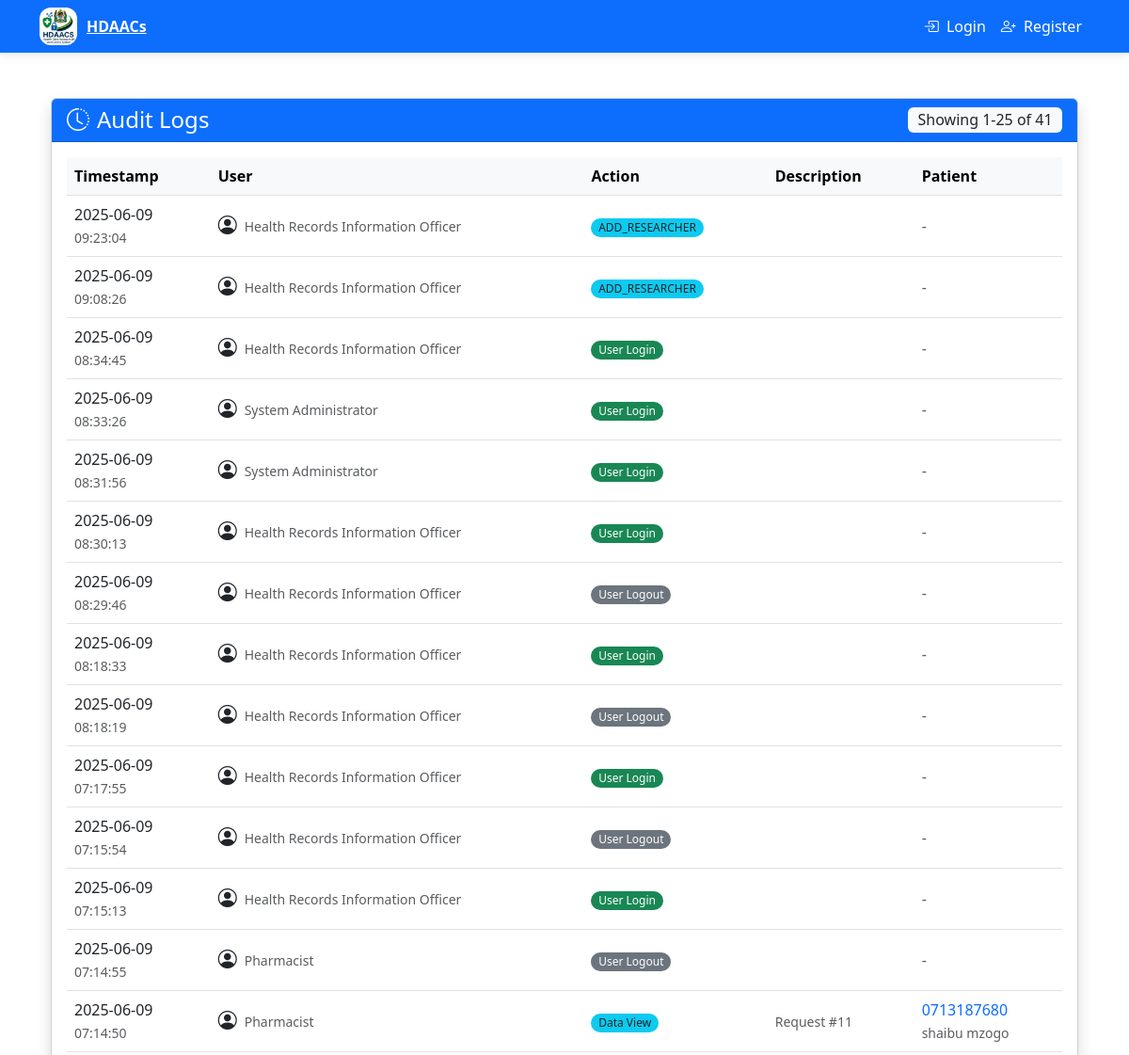
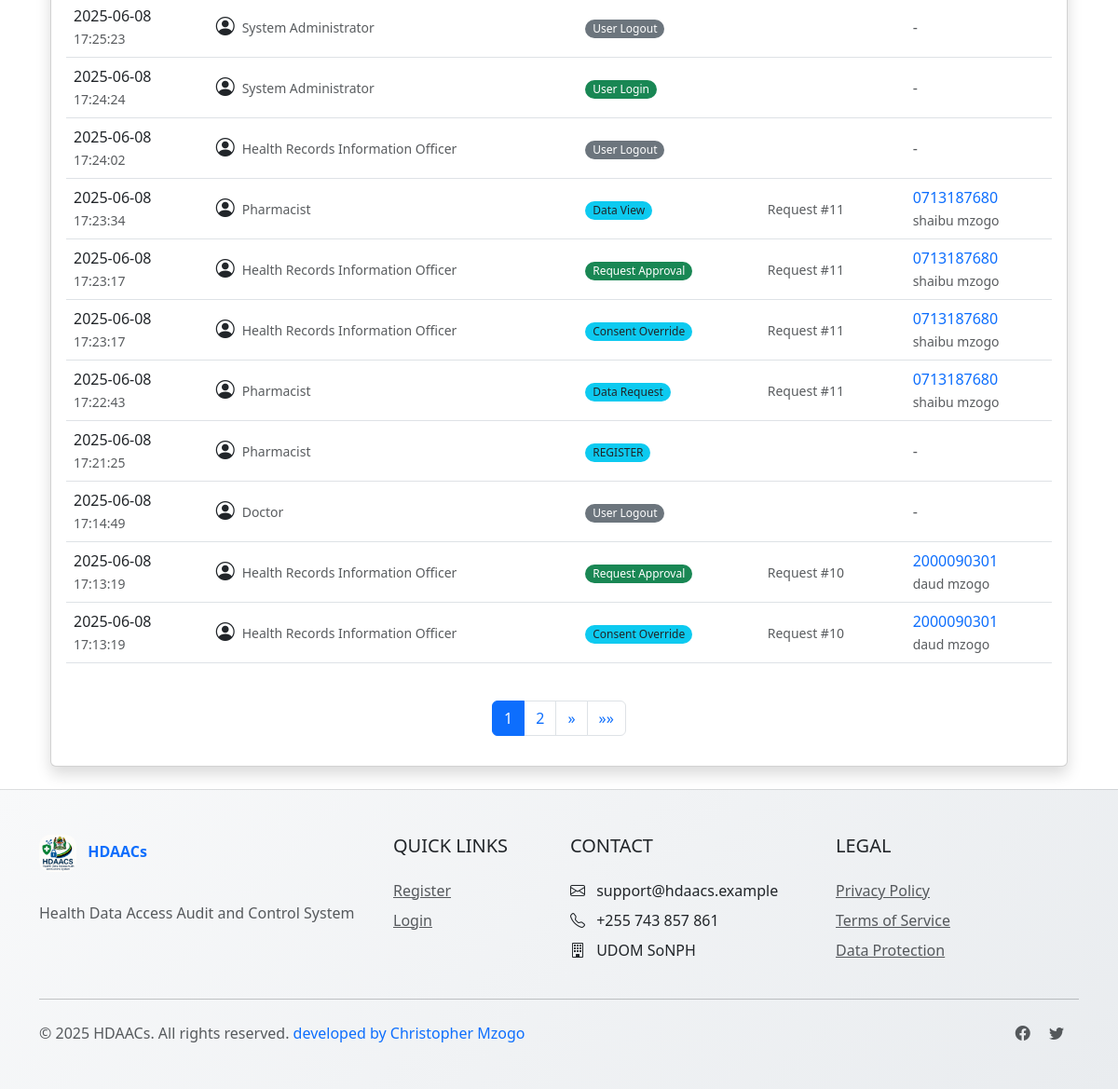
/audit/, run on the app's committed database (2 pictures, top to bottom).
### audit/models.py (models this page shows, shortened)
class AuditLog(models.Model):
    ACTION_CHOICES = [
        ('LOGIN', 'User Login'),
        ('LOGOUT', 'User Logout'),
        ('VIEW', 'Data View'),
        ('REQUEST', 'Data Request'),
        ('APPROVE', 'Request Approval'),
        ('DENY', 'Request Denial'),
        ('CONSENT', 'Consent Response'),
        ('OVERRIDE', 'Consent Override'),
        ('SHARE', 'Data Sharing'),
        ('HOD_NOTIFY', 'HOD Notification'),
    ]
    user = models.ForeignKey(User, on_delete=models.SET_NULL, null=True, blank=True)
    action = models.CharField(max_length=20, choices=ACTION_CHOICES)
    patient = models.ForeignKey('patients.Patient', on_delete=models.SET_NULL, null=True, blank=True)
    request = models.ForeignKey('requests.DataRequest', on_delete=models.SET_NULL, null=True, blank=True)
    timestamp = models.DateTimeField(auto_now_add=True)
    ip_address = models.GenericIPAddressField(blank=True, null=True)
    class Meta:
        ordering = ['-timestamp']

### accounts/models.py (models this page shows, shortened)
class CustomUser(AbstractUser):
    FACILITY_CHOICES = [
        ('FAC1', 'Main Hospital'),
        ('FAC2', 'Regional Clinic'),
    ]
    ROLE_CHOICES = [
        ('HRIO', 'Health Records Information Officer'),
        ('DOCTOR', 'Doctor'),
        ('NURSE', 'Nurse'),
        ('PHARMACIST', 'Pharmacist'),
        ('ICT', 'ICT Staff'),
        ('HOD', 'Head of Department'),
        ('ADMIN', 'System Administrator'),
        ('AUDITOR', 'Auditor'),
        ('RESEARCHER', 'Researcher'),
    ]
    facility = models.CharField(max_length=50, choices=FACILITY_CHOICES, blank=True, null=True)
    role = models.CharField(max_length=20, choices=ROLE_CHOICES)
    department = models.CharField(max_length=100, blank=True, null=True)
    phone_number = models.CharField(max_length=20, blank=True, null=True)

### requests/models.py (models this page shows, shortened)
class DataRequest(models.Model):
    STATUS_CHOICES = [
        ('PENDING', 'Pending'),
        ('APPROVED', 'Approved'),
        ('DENIED', 'Denied'),
        ('EXPIRED', 'Expired'),
    ]
    requester = models.ForeignKey(CustomUser, on_delete=models.CASCADE, related_name='requests_made')
    hrio = models.ForeignKey(CustomUser, on_delete=models.CASCADE, related_name='requests_handled')
    patient = models.ForeignKey(Patient, on_delete=models.CASCADE)
    purpose = models.TextField()
    status = models.CharField(max_length=10, choices=STATUS_CHOICES, default='PENDING')
    created_at = models.DateTimeField(auto_now_add=True)
    updated_at = models.DateTimeField(auto_now=True)
    expires_at = models.DateTimeField()

### patients/models.py (models this page shows, shortened)
class Patient(models.Model):
    STATUS_CHOICES = [
        ('NORMAL', 'Normal'),
        ('CHRONIC', 'Chronic'),
        ('CRITICAL', 'Critical'),
    ]
    patient_number = models.CharField(
        max_length=20,
        unique=True,
        validators=[MinLengthValidator(10)]
    )
    first_name = models.CharField(max_length=100)
    last_name = models.CharField(max_length=100)
    date_of_birth = models.DateField()
    status = models.CharField(max_length=10, choices=STATUS_CHOICES, default='NORMAL')
    phone_number = models.CharField(max_length=20)
    email = models.EmailField(blank=True, null=True)
    created_by = models.ForeignKey(CustomUser, on_delete=models.SET_NULL, null=True)
    created_at = models.DateTimeField(auto_now_add=True)
    updated_at = models.DateTimeField(auto_now=True)

### audit/views.py (the view)
# urls.py: path('', views.audit_logs, name='audit_logs'),
def audit_logs(request):
    logs_list = AuditLog.objects.select_related('user', 'patient').order_by('-timestamp')
    paginator = Paginator(logs_list, 25)
    page = request.GET.get('page')
    try:
        logs = paginator.page(page)
    except PageNotAnInteger:
        logs = paginator.page(1)
    except EmptyPage:
        logs = paginator.page(paginator.num_pages)
    context = {
        'logs': logs,
        'debug': False  # Set to True temporarily for debugging
    }
    return render(request, 'audit/logs.html', context)

### audit/templates/audit/logs.html (shortened to what this page needs)
{% extends 'base.html' %}
{% block content %}
<div class="container-fluid">
    <div class="row mt-4">
        <div class="col-12">
            <div class="card shadow">
                <div class="card-header bg-primary text-white d-flex justify-content-between align-items-center">
                    <h4 class="mb-0">
                        <i class="bi bi-clock-history me-2"></i>Audit Logs
                    </h4>
                    <span class="badge bg-light text-dark fs-6">
                        Showing {{ logs.start_index }}-{{ logs.end_index }} of {{ logs.paginator.count }}
                    </span>
                </div>
                <div class="card-body">
                    <div class="table-responsive">
                        <table class="table table-hover align-middle">
                            <thead class="table-light">
                                <tr>
                                    <th class="w-15">Timestamp</th>
                                    <th class="w-15">User</th>
                                    <th class="w-15">Action</th>
                                    <th class="w-35">Description</th>
                                    <th class="w-20">Patient</th>
                                </tr>
                            </thead>
                            <tbody>
                                {% for log in logs %}
                                <tr>
                                    <td>
                                        <span class="d-block">{{ log.timestamp|date:"Y-m-d" }}</span>
                                        <small class="text-muted">{{ log.timestamp|time:"H:i:s" }}</small>
                                    </td>
                                    <td>
                                        {% if log.user %}
                                            <div class="d-flex align-items-center">
                                                <div class="flex-shrink-0 me-2">
                                                    <i class="bi bi-person-circle fs-5"></i>
                                                </div>
                                                <div>
                                                    <small class="text-muted">{{ log.user.get_role_display }}</small>
                                                </div>
                                            </div>
                                        {% else %}
                                            <span class="text-muted">System</span>
                                        {% endif %}
                                    </td>
                                    <td>
                                        <span class="badge rounded-pill
                                            {% if log.action == 'LOGIN' %}bg-success
                                            {% elif log.action == 'LOGOUT' %}bg-secondary
                                            {% elif 'DENY' in log.action %}bg-danger
                                            {% elif 'APPROVE' in log.action %}bg-success
                                            {% else %}bg-info text-dark{% endif %}">
                                            {{ log.get_action_display }}
                                        </span>
                                    </td>
                                    <td>
                                        {% if log.request %}
                                            <small class="text-muted">Request #{{ log.request.id }}</small>
                                        {% endif %}
                                    </td>
                                    <td>
                                        {% if log.patient %}
                                            <a href="{% url 'patient_detail' log.patient.pk %}"
                                               class="text-decoration-none">
                                                <span class="d-block">{{ log.patient.patient_number }}</span>
                                                <small class="text-muted">{{ log.patient.first_name }} {{ log.patient.last_name }}</small>
                                            </a>
                                        {% else %}
                                            <span class="text-muted">-</span>
                                        {% endif %}
                                    </td>
                                </tr>
                                {% endfor %}
                            </tbody>
                        </table>
                    </div>
                    {% if logs.paginator.num_pages > 1 %}
                    <nav aria-label="Page navigation">
                        <ul class="pagination justify-content-center mt-4">
                            {% for num in logs.paginator.page_range %}
                                {% if logs.number == num %}
                                <li class="page-item active"><span class="page-link">{{ num }}</span></li>
                                {% elif num > logs.number|add:'-3' and num < logs.number|add:'3' %}
                                <li class="page-item"><a class="page-link" href="?page={{ num }}">{{ num }}</a></li>
                                {% endif %}
                            {% endfor %}
                            {% if logs.has_next %}
                            <li class="page-item">
                                <a class="page-link" href="?page={{ logs.next_page_number }}" aria-label="Next">
                                    <span aria-hidden="true">&raquo;</span>
                                </a>
                            </li>
                            <li class="page-item">
                                <a class="page-link" href="?page={{ logs.paginator.num_pages }}" aria-label="Last">
                                    <span aria-hidden="true">&raquo;&raquo;</span>
                                </a>
                            </li>
                            {% endif %}
                        </ul>
                    </nav>
                    {% endif %}
                </div>
            </div>
        </div>
    </div>
</div>
{% endblock %}

### static/css/styles.css (style rules this page uses)
body { display: flex; flex-direction: column; min-height: 100vh; }
.card { box-shadow: 0 0.125rem 0.25rem rgba(0, 0, 0, 0.075); }
.card-header { font-weight: 500; }
.table th { white-space: nowrap; }
.badge { font-weight: 500; }

### data on the page
AuditLog: timestamp "2025-06-09", timestamp "09:23:04", user.role "Health Records Information Officer", action "ADD_RESEARCHER"
AuditLog: timestamp "2025-06-09", timestamp "09:08:26", user.role "Health Records Information Officer", action "ADD_RESEARCHER"
AuditLog: timestamp "2025-06-09", timestamp "08:34:45", user.role "Health Records Information Officer", action "User Login"
AuditLog: timestamp "2025-06-09", timestamp "08:33:26", user.role "System Administrator", action "User Login"
AuditLog: timestamp "2025-06-09", timestamp "08:31:56", user.role "System Administrator", action "User Login"
AuditLog: timestamp "2025-06-09", timestamp "08:30:13", user.role "Health Records Information Officer", action "User Login"
AuditLog: timestamp "2025-06-09", timestamp "08:29:46", user.role "Health Records Information Officer", action "User Logout"
AuditLog: timestamp "2025-06-09", timestamp "08:18:33", user.role "Health Records Information Officer", action "User Login"
AuditLog: timestamp "2025-06-09", timestamp "08:18:19", user.role "Health Records Information Officer", action "User Logout"
AuditLog: timestamp "2025-06-09", timestamp "07:17:55", user.role "Health Records Information Officer", action "User Login"
AuditLog: timestamp "2025-06-09", timestamp "07:15:54", user.role "Health Records Information Officer", action "User Logout"
AuditLog: timestamp "2025-06-09", timestamp "07:15:13", user.role "Health Records Information Officer", action "User Login"
AuditLog: timestamp "2025-06-09", timestamp "07:14:55", user.role "Pharmacist", action "User Logout"
AuditLog: timestamp "2025-06-09", timestamp "07:14:50", user.role "Pharmacist", action "Data View", request.id "11", patient.patient_number "0713187680", patient.first_name "shaibu", patient.last_name "mzogo"
AuditLog: timestamp "2025-06-08", timestamp "17:25:23", user.role "System Administrator", action "User Logout"
AuditLog: timestamp "2025-06-08", timestamp "17:24:24", user.role "System Administrator", action "User Login"
AuditLog: timestamp "2025-06-08", timestamp "17:24:02", user.role "Health Records Information Officer", action "User Logout"
AuditLog: timestamp "2025-06-08", timestamp "17:23:34", user.role "Pharmacist", action "Data View", request.id "11", patient.patient_number "0713187680", patient.first_name "shaibu", patient.last_name "mzogo"
AuditLog: timestamp "2025-06-08", timestamp "17:23:17", user.role "Health Records Information Officer", action "Request Approval", request.id "11", patient.patient_number "0713187680", patient.first_name "shaibu", patient.last_name "mzogo"
AuditLog: timestamp "2025-06-08", timestamp "17:23:17", user.role "Health Records Information Officer", action "Consent Override", request.id "11", patient.patient_number "0713187680", patient.first_name "shaibu", patient.last_name "mzogo"
AuditLog: timestamp "2025-06-08", timestamp "17:22:43", user.role "Pharmacist", action "Data Request", request.id "11", patient.patient_number "0713187680", patient.first_name "shaibu", patient.last_name "mzogo"
AuditLog: timestamp "2025-06-08", timestamp "17:21:25", user.role "Pharmacist", action "REGISTER"
AuditLog: timestamp "2025-06-08", timestamp "17:14:49", user.role "Doctor", action "User Logout"
AuditLog: timestamp "2025-06-08", timestamp "17:13:19", user.role "Health Records Information Officer", action "Request Approval", request.id "10", patient.patient_number "2000090301", patient.first_name "daud", patient.last_name "mzogo"
AuditLog: timestamp "2025-06-08", timestamp "17:13:19", user.role "Health Records Information Officer", action "Consent Override", request.id "10", patient.patient_number "2000090301", patient.first_name "daud", patient.last_name "mzogo"

### other printed values
{{ logs.start_index }} "1"
{{ logs.end_index }} "25"
{{ logs.paginator.count }} "41"
{{ num }} "1"
{{ num }} "2"
